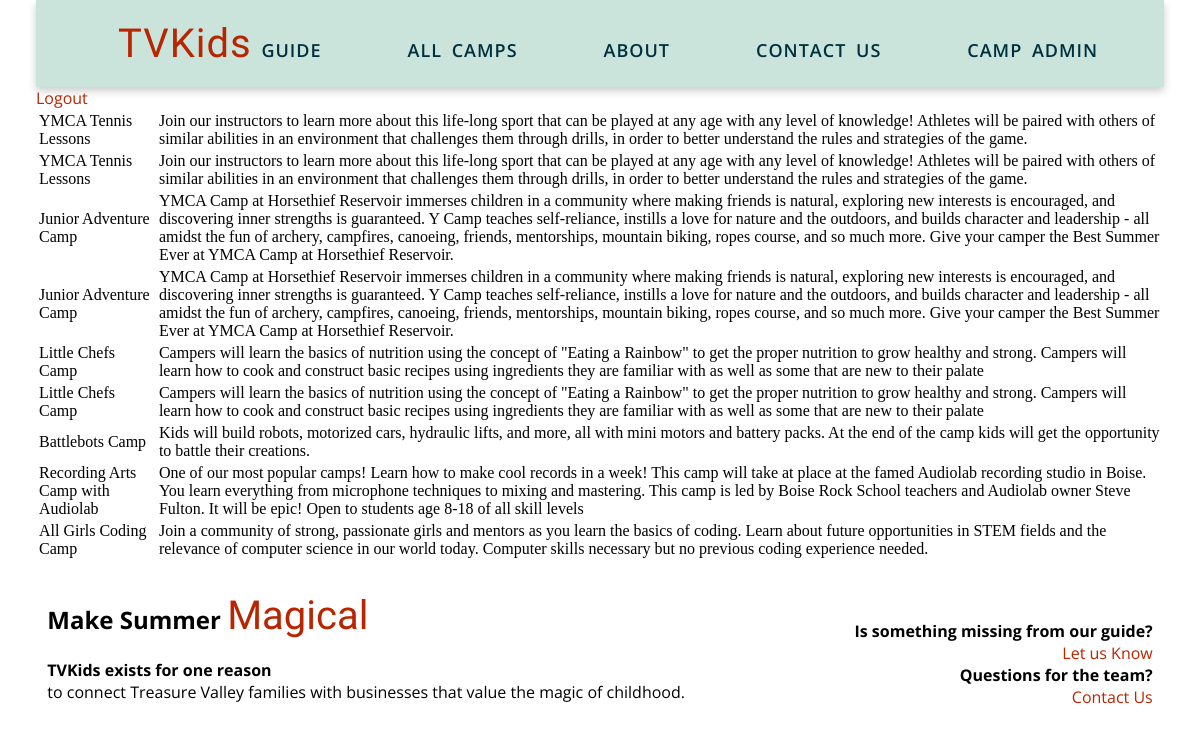
The page /camp-management.php (signed in) on the database its author committed.
### tables this page shows
CREATE TABLE CampProvider (provider_id INTEGER PRIMARY KEY AUTO_INCREMENT, 
							   company_name VARCHAR(100) NOT NULL, 
							   website VARCHAR(150) NOT NULL UNIQUE, 
							   address_1 VARCHAR(100) NOT NULL, 
							   address_2 VARCHAR(100), 
							   city VARCHAR(100) NOT NULL, 
							   state VARCHAR(2) NOT NULL, 
							   zipcode VARCHAR (20) NOT NULL, 
							   isActive BOOLEAN DEFAULT 1);

CREATE TABLE Camp (camp_id INTEGER PRIMARY KEY AUTO_INCREMENT, 
						   provider_id INTEGER NOT NULL, 
						   camp_name VARCHAR(100) NOT NULL, 
						
						   camp_location VARCHAR(100),
						   address_1 VARCHAR(100),
						   address_2 VARCHAR(100), 
						   city VARCHAR(100), 
						   state VARCHAR(2), 
						   zipcode VARCHAR (20), 
						   description MEDIUMTEXT NOT NULL, 
						   isActive BOOLEAN DEFAULT 1, 
						   FOREIGN KEY (provider_id) REFERENCES Admin(provider_id), 
						   INDEX(provider_id));

### Dao.php (called while the page is built, shortened)
<?php
class Dao {
    private $host = "us-cdbr-iron-east-03.cleardb.net";
    private $db = "heroku_9bd6986b3a0fe57";
    private $user = "b934344d348a79";
    private $pass = "0f8b4c56";
    public function getConnection () {
        return new PDO("mysql:host={$this->host};dbname={$this->db}", $this->user,$this->pass);
    }
    public function getSessionsforAdmin ($username) {
        $conn = $this->getConnection();
        return $conn->query("SELECT DISTINCT Session.session_id, Session.start_date, Session.end_date, Session.cost, Session.isActive, Session.session_notes, Session.camp_location, Session.address_1, Session.address_2, Session.city, Session.state, Session.zipcode, Camp.camp_id, Camp.camp_name, Camp.camp_name, Camp.camp_location, Camp.address_1, Camp.address_2, Camp.city, Camp.state, Camp.zipcode, Camp.description, Camp.isActive, CampProvider.company_name, CampProvider.website, CampProvider.address_1, CampProvider.address_2, CampProvider.city, CampProvider.state, CampProvider.zipcode, CampProvider.isActive FROM CampProvider Join Camp on CampProvider.provider_id=Camp.provider_id Join Session on Camp.camp_id = Session.camp_id Join Admin on CampProvider.provider_id = Admin.provider_id Join User on Admin.user_id = User.user_id where email = '$username'");
    }
}

### camp-management.php (the view, shortened to what this page needs)
<?php
include("Templates/header.php");
?>
<a href="logout-handler.php">Logout</a>
<?php
require_once 'Dao.php';
$dao = new Dao();
$camps = $dao->getSessionsForAdmin($_SESSION["email_preset"]);
echo "<table id='camps'>";
foreach ($camps as $camp) {
  echo "<tr><td>{$camp['camp_name']}</td><td>{$camp['description']}</td></tr>";
}
echo "</table>";
?>

### Templates/header.php (shortened to what this page needs)
<!DOCTYPE html>
<html>
        <link href="Styles/tvCustom.css" type="text/css" rel="stylesheet" />
    <body>
        <div id ="header">
            <nav>
                <ul>
                    <li><a href=index.php><span class=eyecatcher>TVKids</span> Guide</a></li>
                    <li><a href="search-camps.php">All Camps</a></li>
                    <li><a href="about-tv-kids-guide.php">About</a></li>
                    <li><a href="contact-us.php">Contact Us</a></li>
                    <li><a href="admin-login.php">Camp Admin</a></li>
                </ul>
            </nav>
        </div>

### Styles/tvCustom.css (style rules this page uses)
body { width: 94%; margin: 0 auto; }
li { display: inline-block; font-family: 'Open Sans'; color:#00303f; font-size: 20px; font-weight:600; text-rendering: optimizeLegibility; padding: 0em 2em; margin-left:2px; text-transform:uppercase; letter-spacing:1px; word-spacing:4px; }
li a:link, li a:visited { color: #00303f; text-decoration:none; text-transform:uppercase; font-size: 90%; border-bottom: 2px solid transparent; transition:border-bottom .2s; padding: 5px 0; }
a:link, a:visited { font-family: 'Open Sans'; text-decoration: initial; color: #B82601; }
.eyecatcher { font-family: Indie Flower; font-size: 40px; color: #B82601; font-style: normal; font-variant: normal; font-weight: 400; text-transform: none; }
nav { background-color: #cae4db; box-shadow: 0 4px 8px 0 rgba(0,0,0,0.2); padding: 0.25em 0; }
footer { margin-bottom: 20em; }
.left-footer { font-family: 'Open Sans'; width: 60%; float: left; margin: 1% }
.right-footer { font-family: 'Open Sans'; padding-top: 3em; width: 30%; text-align: right; float: right; margin: 1% }

### rows shown on the page
campprovider: camp.camp_name "YMCA Tennis Lessons", camp.description "Join our instructors to learn more about this life-long sport that can be played at any age with any level of knowledge! Athletes will be paired with others of similar abilities in an environment that challenges them through drills, in order to better understand the rules and strategies of the game.", camp.camp_name "Junior Adventure Camp", camp.description "YMCA Camp at Horsethief Reservoir immerses children in a community where making friends is natural, exploring new interests is encouraged, and discovering inner strengths is guaranteed. Y Camp teaches self-reliance, instills a love for nature and the outdoors, and builds character and leadership - all amidst the fun of archery, campfires, canoeing, friends, mentorships, mountain biking, ropes course, and so much more. Give your camper the Best Summer Ever at YMCA Camp at Horsethief Reservoir.", camp.camp_name "Little Chefs Camp", camp.description "Campers will learn the basics of nutrition using the concept of \"Eating a Rainbow\" to get the proper nutrition to grow healthy and strong. Campers will learn how to cook and construct basic recipes using ingredients they are familiar with as well as some that are new to their palate", camp.camp_name "Battlebots Camp", camp.description "Kids will build robots, motorized cars, hydraulic lifts, and more, all with mini motors and battery packs. At the end of the camp kids will get the opportunity to battle their creations."
campprovider: camp.camp_name "Recording Arts Camp with Audiolab", camp.description "One of our most popular camps! Learn how to make cool records in a week! This camp will take at place at the famed Audiolab recording studio in Boise. You learn everything from microphone techniques to mixing and mastering. This camp is led by Boise Rock School teachers and Audiolab owner Steve Fulton. It will be epic! Open to students age 8-18 of all skill levels"
campprovider: camp.camp_name "All Girls Coding Camp", camp.description "Join a community of strong, passionate girls and mentors as you learn the basics of coding. Learn about future opportunities in STEM fields and the relevance of computer science in our world today. Computer skills necessary but no previous coding experience needed."
